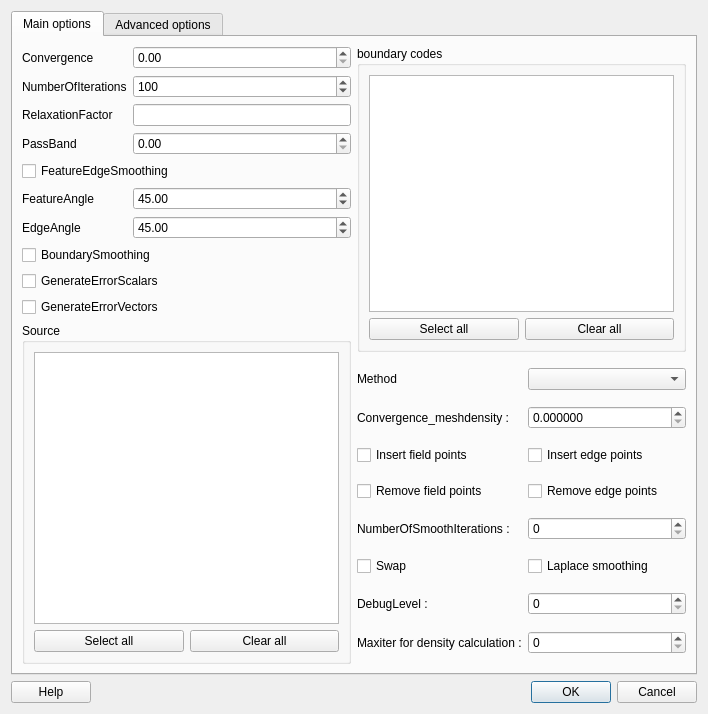
<?xml version="1.0" encoding="UTF-8"?>
<ui version="4.0">
 <class>GuiSmoothSurface</class>
 <widget class="QDialog" name="GuiSmoothSurface">
  <property name="geometry">
   <rect>
    <x>0</x>
    <y>0</y>
    <width>708</width>
    <height>714</height>
   </rect>
  </property>
  <property name="windowTitle">
   <string>smooth surface</string>
  </property>
  <property name="windowIcon">
   <iconset resource="engrid.qrc">
    <normaloff>:/icons/resources/icons/G.png</normaloff>:/icons/resources/icons/G.png</iconset>
  </property>
  <layout class="QVBoxLayout" name="verticalLayout_2">
   <item>
    <widget class="QTabWidget" name="tabWidget">
     <property name="currentIndex">
      <number>0</number>
     </property>
     <widget class="QWidget" name="tab">
      <attribute name="title">
       <string>Main options</string>
      </attribute>
      <layout class="QHBoxLayout" name="horizontalLayout_2">
       <item>
        <layout class="QVBoxLayout" name="verticalLayout_4">
         <property name="sizeConstraint">
          <enum>QLayout::SetMaximumSize</enum>
         </property>
         <item>
          <layout class="QGridLayout" name="_3">
           <item row="2" column="0">
            <widget class="QLabel" name="label_8">
             <property name="text">
              <string>Convergence</string>
             </property>
            </widget>
           </item>
           <item row="3" column="0">
            <widget class="QLabel" name="label_11">
             <property name="text">
              <string>NumberOfIterations</string>
             </property>
            </widget>
           </item>
           <item row="4" column="0">
            <widget class="QLabel" name="label_12">
             <property name="text">
              <string>RelaxationFactor</string>
             </property>
            </widget>
           </item>
           <item row="7" column="0">
            <widget class="QLabel" name="label_13">
             <property name="text">
              <string>FeatureAngle</string>
             </property>
            </widget>
           </item>
           <item row="8" column="0">
            <widget class="QLabel" name="label_15">
             <property name="text">
              <string>EdgeAngle</string>
             </property>
            </widget>
           </item>
           <item row="7" column="1">
            <widget class="QDoubleSpinBox" name="doubleSpinBox_FeatureAngle">
             <property name="maximum">
              <double>180.000000000000000</double>
             </property>
             <property name="value">
              <double>45.000000000000000</double>
             </property>
            </widget>
           </item>
           <item row="3" column="1">
            <widget class="QSpinBox" name="spinBox_NumberOfIterations">
             <property name="maximum">
              <number>2147483647</number>
             </property>
             <property name="singleStep">
              <number>10</number>
             </property>
             <property name="value">
              <number>100</number>
             </property>
            </widget>
           </item>
           <item row="4" column="1">
            <widget class="QLineEdit" name="lineEdit_RelaxationFactor"/>
           </item>
           <item row="6" column="0" colspan="2">
            <widget class="QCheckBox" name="checkBox_FeatureEdgeSmoothing">
             <property name="text">
              <string>FeatureEdgeSmoothing</string>
             </property>
            </widget>
           </item>
           <item row="8" column="1">
            <widget class="QDoubleSpinBox" name="doubleSpinBox_EdgeAngle">
             <property name="maximum">
              <double>180.000000000000000</double>
             </property>
             <property name="value">
              <double>45.000000000000000</double>
             </property>
            </widget>
           </item>
           <item row="9" column="0" colspan="2">
            <widget class="QCheckBox" name="checkBox_BoundarySmoothing">
             <property name="text">
              <string>BoundarySmoothing</string>
             </property>
            </widget>
           </item>
           <item row="10" column="0" colspan="2">
            <widget class="QCheckBox" name="checkBox_GenerateErrorScalars">
             <property name="text">
              <string>GenerateErrorScalars</string>
             </property>
            </widget>
           </item>
           <item row="11" column="0" colspan="2">
            <widget class="QCheckBox" name="checkBox_GenerateErrorVectors">
             <property name="text">
              <string>GenerateErrorVectors</string>
             </property>
            </widget>
           </item>
           <item row="2" column="1">
            <widget class="QDoubleSpinBox" name="doubleSpinBox_Convergence">
             <property name="maximum">
              <double>1.000000000000000</double>
             </property>
             <property name="singleStep">
              <double>0.010000000000000</double>
             </property>
            </widget>
           </item>
           <item row="5" column="0">
            <widget class="QLabel" name="label">
             <property name="text">
              <string>PassBand</string>
             </property>
            </widget>
           </item>
           <item row="5" column="1">
            <widget class="QDoubleSpinBox" name="doubleSpinBox_PassBand">
             <property name="maximum">
              <double>2.000000000000000</double>
             </property>
             <property name="singleStep">
              <double>0.100000000000000</double>
             </property>
            </widget>
           </item>
          </layout>
         </item>
         <item>
          <widget class="QGroupBox" name="groupBox_2">
           <property name="title">
            <string>Source</string>
           </property>
           <layout class="QVBoxLayout" name="verticalLayout">
            <item>
             <widget class="QListWidget" name="listWidget_Source">
              <property name="sizePolicy">
               <sizepolicy hsizetype="Expanding" vsizetype="Expanding">
                <horstretch>0</horstretch>
                <verstretch>0</verstretch>
               </sizepolicy>
              </property>
             </widget>
            </item>
            <item>
             <layout class="QHBoxLayout" name="horizontalLayout">
              <item>
               <widget class="QPushButton" name="pushButton_SelectAll_Source">
                <property name="text">
                 <string>Select all</string>
                </property>
               </widget>
              </item>
              <item>
               <widget class="QPushButton" name="pushButton_ClearAll_Source">
                <property name="text">
                 <string>Clear all</string>
                </property>
               </widget>
              </item>
             </layout>
            </item>
           </layout>
          </widget>
         </item>
        </layout>
       </item>
       <item>
        <layout class="QVBoxLayout" name="verticalLayout_6">
         <item>
          <widget class="QGroupBox" name="groupBox">
           <property name="title">
            <string>boundary codes</string>
           </property>
           <layout class="QVBoxLayout" name="verticalLayout_5">
            <item>
             <widget class="QListWidget" name="listWidget"/>
            </item>
            <item>
             <layout class="QHBoxLayout" name="horizontalLayout_6">
              <item>
               <widget class="QPushButton" name="pushButton_SelectAll_BC">
                <property name="text">
                 <string>Select all</string>
                </property>
               </widget>
              </item>
              <item>
               <widget class="QPushButton" name="pushButton_ClearAll_BC">
                <property name="text">
                 <string>Clear all</string>
                </property>
               </widget>
              </item>
             </layout>
            </item>
           </layout>
          </widget>
         </item>
         <item>
          <layout class="QFormLayout" name="formLayout">
           <property name="fieldGrowthPolicy">
            <enum>QFormLayout::AllNonFixedFieldsGrow</enum>
           </property>
           <property name="labelAlignment">
            <set>Qt::AlignLeading|Qt::AlignLeft|Qt::AlignVCenter</set>
           </property>
           <item row="0" column="0">
            <widget class="QLabel" name="label_3">
             <property name="maximumSize">
              <size>
               <width>41</width>
               <height>16777215</height>
              </size>
             </property>
             <property name="text">
              <string>Method :</string>
             </property>
            </widget>
           </item>
           <item row="0" column="1">
            <widget class="QComboBox" name="SmoothMethod">
             <property name="sizePolicy">
              <sizepolicy hsizetype="Expanding" vsizetype="Fixed">
               <horstretch>0</horstretch>
               <verstretch>0</verstretch>
              </sizepolicy>
             </property>
             <property name="sizeAdjustPolicy">
              <enum>QComboBox::AdjustToContents</enum>
             </property>
            </widget>
           </item>
           <item row="1" column="0">
            <widget class="QLabel" name="label_10">
             <property name="text">
              <string>Convergence_meshdensity :</string>
             </property>
            </widget>
           </item>
           <item row="1" column="1">
            <widget class="QDoubleSpinBox" name="doubleSpinBox_Convergence_meshdensity">
             <property name="decimals">
              <number>6</number>
             </property>
             <property name="singleStep">
              <double>0.010000000000000</double>
             </property>
            </widget>
           </item>
           <item row="2" column="0">
            <widget class="QCheckBox" name="checkBox_insert_FP">
             <property name="sizePolicy">
              <sizepolicy hsizetype="Expanding" vsizetype="Expanding">
               <horstretch>0</horstretch>
               <verstretch>0</verstretch>
              </sizepolicy>
             </property>
             <property name="text">
              <string>Insert field points</string>
             </property>
            </widget>
           </item>
           <item row="2" column="1">
            <widget class="QCheckBox" name="checkBox_insert_EP">
             <property name="text">
              <string>Insert edge points</string>
             </property>
            </widget>
           </item>
           <item row="3" column="0">
            <widget class="QCheckBox" name="checkBox_remove_FP">
             <property name="text">
              <string>Remove field points</string>
             </property>
            </widget>
           </item>
           <item row="3" column="1">
            <widget class="QCheckBox" name="checkBox_remove_EP">
             <property name="text">
              <string>Remove edge points</string>
             </property>
            </widget>
           </item>
           <item row="4" column="0">
            <widget class="QLabel" name="label_14">
             <property name="text">
              <string>NumberOfSmoothIterations :</string>
             </property>
            </widget>
           </item>
           <item row="4" column="1">
            <widget class="QSpinBox" name="spinBox_NumberOfSmoothIterations">
             <property name="maximum">
              <number>999</number>
             </property>
            </widget>
           </item>
           <item row="5" column="0">
            <widget class="QCheckBox" name="checkBox_Swap">
             <property name="text">
              <string>Swap</string>
             </property>
            </widget>
           </item>
           <item row="5" column="1">
            <widget class="QCheckBox" name="checkBox_LaplaceSmoothing">
             <property name="text">
              <string>Laplace smoothing</string>
             </property>
            </widget>
           </item>
           <item row="6" column="0">
            <widget class="QLabel" name="label_16">
             <property name="text">
              <string>DebugLevel :</string>
             </property>
            </widget>
           </item>
           <item row="6" column="1">
            <widget class="QSpinBox" name="spinBox_DebugLevel"/>
           </item>
           <item row="7" column="0">
            <widget class="QLabel" name="label_5">
             <property name="text">
              <string>Maxiter for density calculation :</string>
             </property>
            </widget>
           </item>
           <item row="7" column="1">
            <widget class="QSpinBox" name="spinBox_maxiter_density">
             <property name="maximum">
              <number>1000</number>
             </property>
            </widget>
           </item>
          </layout>
         </item>
        </layout>
       </item>
      </layout>
     </widget>
     <widget class="QWidget" name="tab_2">
      <attribute name="title">
       <string>Advanced options</string>
      </attribute>
      <layout class="QVBoxLayout" name="verticalLayout_3">
       <item>
        <layout class="QVBoxLayout" name="verticalLayout_SettingsSheet"/>
       </item>
       <item>
        <layout class="QHBoxLayout" name="horizontalLayout_4">
         <item>
          <widget class="QRadioButton" name="radioButton_length">
           <property name="text">
            <string>Mesh density in length units</string>
           </property>
          </widget>
         </item>
         <item>
          <widget class="QRadioButton" name="radioButton_density">
           <property name="text">
            <string>Mesh density in length^(-1) units</string>
           </property>
          </widget>
         </item>
        </layout>
       </item>
       <item>
        <layout class="QHBoxLayout" name="horizontalLayout_3">
         <item>
          <widget class="QPushButton" name="pushButton_RemoveSet">
           <property name="text">
            <string>Remove set</string>
           </property>
          </widget>
         </item>
         <item>
          <widget class="QPushButton" name="pushButton_AddSet">
           <property name="text">
            <string>Add set</string>
           </property>
          </widget>
         </item>
         <item>
          <widget class="QPushButton" name="pushButton_TestSet">
           <property name="text">
            <string>Test</string>
           </property>
          </widget>
         </item>
        </layout>
       </item>
       <item>
        <layout class="QHBoxLayout" name="horizontalLayout_5">
         <item>
          <widget class="QPushButton" name="pushButton_Load">
           <property name="text">
            <string>Load...</string>
           </property>
          </widget>
         </item>
         <item>
          <widget class="QPushButton" name="pushButton_Save">
           <property name="text">
            <string>Save...</string>
           </property>
          </widget>
         </item>
        </layout>
       </item>
      </layout>
     </widget>
    </widget>
   </item>
   <item>
    <layout class="QHBoxLayout">
     <item>
      <widget class="QPushButton" name="pushButtonHelp">
       <property name="text">
        <string>Help</string>
       </property>
      </widget>
     </item>
     <item>
      <spacer>
       <property name="orientation">
        <enum>Qt::Horizontal</enum>
       </property>
       <property name="sizeHint" stdset="0">
        <size>
         <width>40</width>
         <height>20</height>
        </size>
       </property>
      </spacer>
     </item>
     <item>
      <widget class="QDialogButtonBox" name="buttonBox">
       <property name="orientation">
        <enum>Qt::Horizontal</enum>
       </property>
       <property name="standardButtons">
        <set>QDialogButtonBox::Cancel|QDialogButtonBox::Ok</set>
       </property>
      </widget>
     </item>
    </layout>
   </item>
  </layout>
 </widget>
 <resources>
  <include location="engrid.qrc"/>
 </resources>
 <connections>
  <connection>
   <sender>buttonBox</sender>
   <signal>accepted()</signal>
   <receiver>GuiSmoothSurface</receiver>
   <slot>accept()</slot>
   <hints>
    <hint type="sourcelabel">
     <x>248</x>
     <y>254</y>
    </hint>
    <hint type="destinationlabel">
     <x>157</x>
     <y>274</y>
    </hint>
   </hints>
  </connection>
  <connection>
   <sender>buttonBox</sender>
   <signal>rejected()</signal>
   <receiver>GuiSmoothSurface</receiver>
   <slot>reject()</slot>
   <hints>
    <hint type="sourcelabel">
     <x>316</x>
     <y>260</y>
    </hint>
    <hint type="destinationlabel">
     <x>286</x>
     <y>274</y>
    </hint>
   </hints>
  </connection>
 </connections>
</ui>
